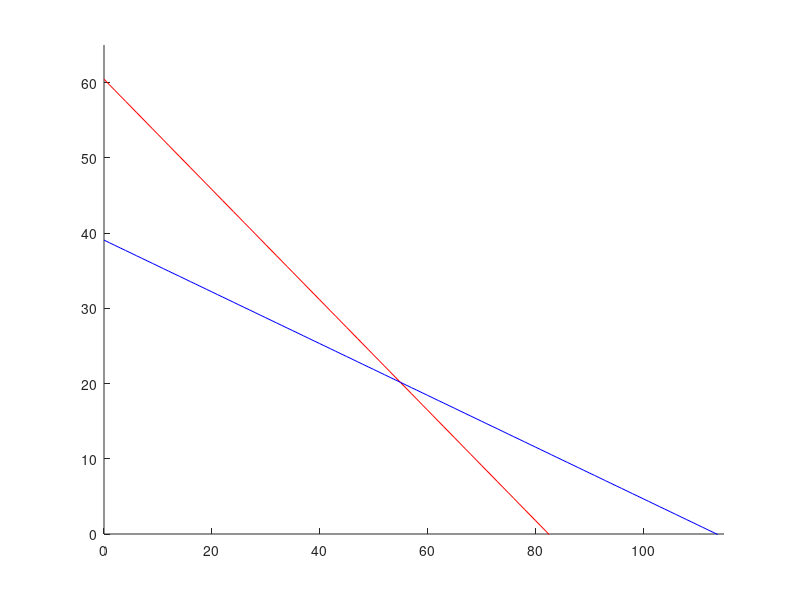

The MATLAB source for this figure:
%L4_1
clc
clear

hold on
axis([0 115 0 65])
x1 = [0:1:115];
% Investment constraint:
% 110.5x + 198.5y <= 12000
y1 = -291/397*x1 + 24000/397;

% Labour constraint:
% 11x + 32y <= 1250
y2 = -11/32*x1 + 625/16;

% Objective function:
% Z = max(51.5x + 119.5y)

plot(x1, y1, 'r', x1, y2, 'b')